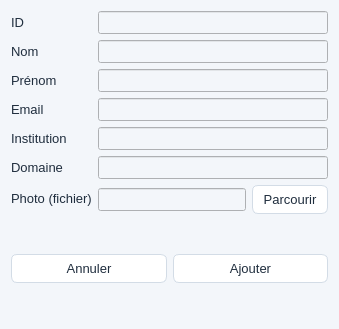
<?xml version="1.0" encoding="UTF-8"?>
<ui version="4.0">
 <class>AddResearcherDialog</class>
 <widget class="QDialog" name="AddResearcherDialog">
  <property name="geometry">
   <rect>
    <x>0</x>
    <y>0</y>
    <width>339</width>
    <height>329</height>
   </rect>
  </property>
  <property name="windowTitle">
   <string>Ajouter Chercheur</string>
  </property>
  <property name="styleSheet">
   <string notr="true">/* style.qss */
QWidget {
  background: #F3F6FA;
  color: #1F2D3D;
  font-family: &quot;Segoe UI&quot;, &quot;Inter&quot;, sans-serif;
  font-size: 10pt;
}

/* Sidebar */
QFrame#sideBar {
  background: qlineargradient(x1:0,y1:0,x2:0,y2:1, stop:0 #0D3B73, stop:1 #1E5AA8);
  color: white;
}
QLabel#labelTitle {
  color: white;
  font-weight: 700;
  font-size: 14pt;
}

/* Header */
QLabel#labelModule {
  color: #1F2D3D;
  font-size: 14pt;
  font-weight: 600;
}

/* Buttons */
QPushButton {
  background: white;
  border: 1px solid #D3DCE6;
  border-radius: 6px;
  padding: 6px 10px;
}
QPushButton#btnAdd {
  background: qlineargradient(x1:0,y1:0,x2:1,y2:0, stop:0 #2DBE5A, stop:1 #1DA14A);
  color: white;
  border: none;
}
QPushButton#exportBtn, QPushButton#matchmakingBtn {
  background: #E9EEF5;
}

/* Table */
QTableWidget {
  background: white;
  border: 1px solid #E6EDF5;
  gridline-color: #F0F2F6;
  selection-background-color: #DDEBF7;
}

/* Search field */
QLineEdit#editSearch {
  border: 1px solid #D3DCE6;
  border-radius: 6px;
  padding: 6px;
}

/* Small action buttons used inside table row */
QPushButton.rowButton {
  min-width: 70px;
  max-height: 26px;
  padding: 3px;
}
</string>
  </property>
  <layout class="QVBoxLayout" name="verticalLayout">
   <item>
    <layout class="QFormLayout" name="formLayout">
     <item row="0" column="0">
      <widget class="QLabel" name="labelId">
       <property name="text">
        <string>ID</string>
       </property>
      </widget>
     </item>
     <item row="0" column="1">
      <widget class="QLineEdit" name="editId"/>
     </item>
     <item row="1" column="0">
      <widget class="QLabel" name="labelNom">
       <property name="text">
        <string>Nom</string>
       </property>
      </widget>
     </item>
     <item row="1" column="1">
      <widget class="QLineEdit" name="editNom"/>
     </item>
     <item row="2" column="0">
      <widget class="QLabel" name="labelPrenom">
       <property name="text">
        <string>Prénom</string>
       </property>
      </widget>
     </item>
     <item row="2" column="1">
      <widget class="QLineEdit" name="editPrenom"/>
     </item>
     <item row="3" column="0">
      <widget class="QLabel" name="labelEmail">
       <property name="text">
        <string>Email</string>
       </property>
      </widget>
     </item>
     <item row="3" column="1">
      <widget class="QLineEdit" name="editEmail"/>
     </item>
     <item row="4" column="0">
      <widget class="QLabel" name="labelInstitution">
       <property name="text">
        <string>Institution</string>
       </property>
      </widget>
     </item>
     <item row="4" column="1">
      <widget class="QLineEdit" name="editInstitution"/>
     </item>
     <item row="5" column="0">
      <widget class="QLabel" name="labelDomaine">
       <property name="text">
        <string>Domaine</string>
       </property>
      </widget>
     </item>
     <item row="5" column="1">
      <widget class="QLineEdit" name="editDomaine"/>
     </item>
     <item row="6" column="0">
      <widget class="QLabel" name="labelPhoto">
       <property name="text">
        <string>Photo (fichier)</string>
       </property>
      </widget>
     </item>
     <item row="6" column="1">
      <layout class="QHBoxLayout" name="hBoxPhoto">
       <item>
        <widget class="QLineEdit" name="editPhotoPath"/>
       </item>
       <item>
        <widget class="QPushButton" name="btnBrowsePhoto">
         <property name="text">
          <string>Parcourir</string>
         </property>
        </widget>
       </item>
      </layout>
     </item>
    </layout>
   </item>
   <item>
    <layout class="QHBoxLayout" name="buttonsLayout">
     <item>
      <spacer name="spacer1">
       <property name="orientation">
        <enum>Qt::Orientation::Vertical</enum>
       </property>
       <property name="sizeHint" stdset="0">
        <size>
         <width>0</width>
         <height>0</height>
        </size>
       </property>
      </spacer>
     </item>
     <item>
      <widget class="QPushButton" name="btnCancel">
       <property name="text">
        <string>Annuler</string>
       </property>
      </widget>
     </item>
     <item>
      <widget class="QPushButton" name="btnOk">
       <property name="text">
        <string>Ajouter</string>
       </property>
      </widget>
     </item>
    </layout>
   </item>
  </layout>
 </widget>
 <resources/>
 <connections/>
</ui>
